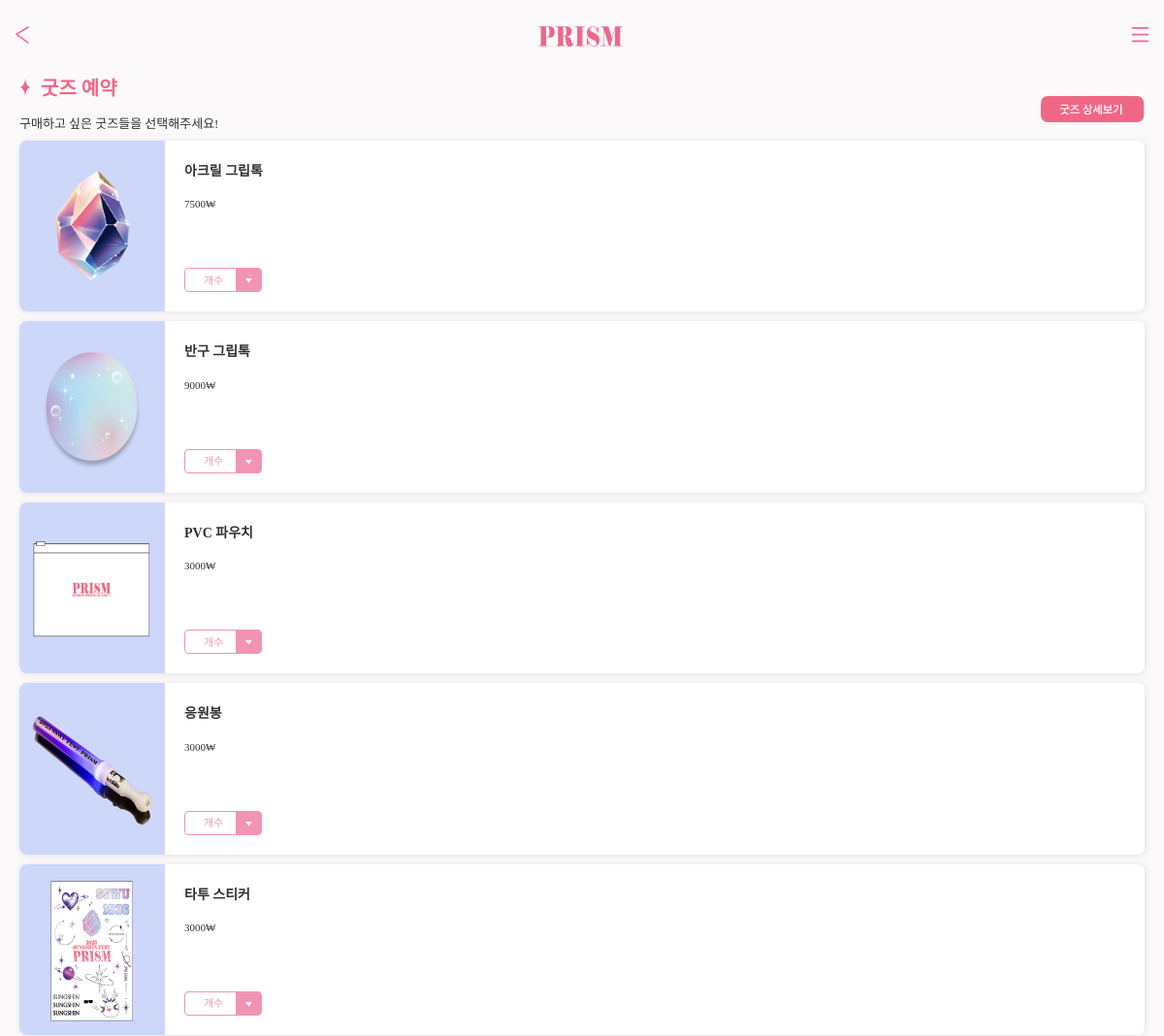
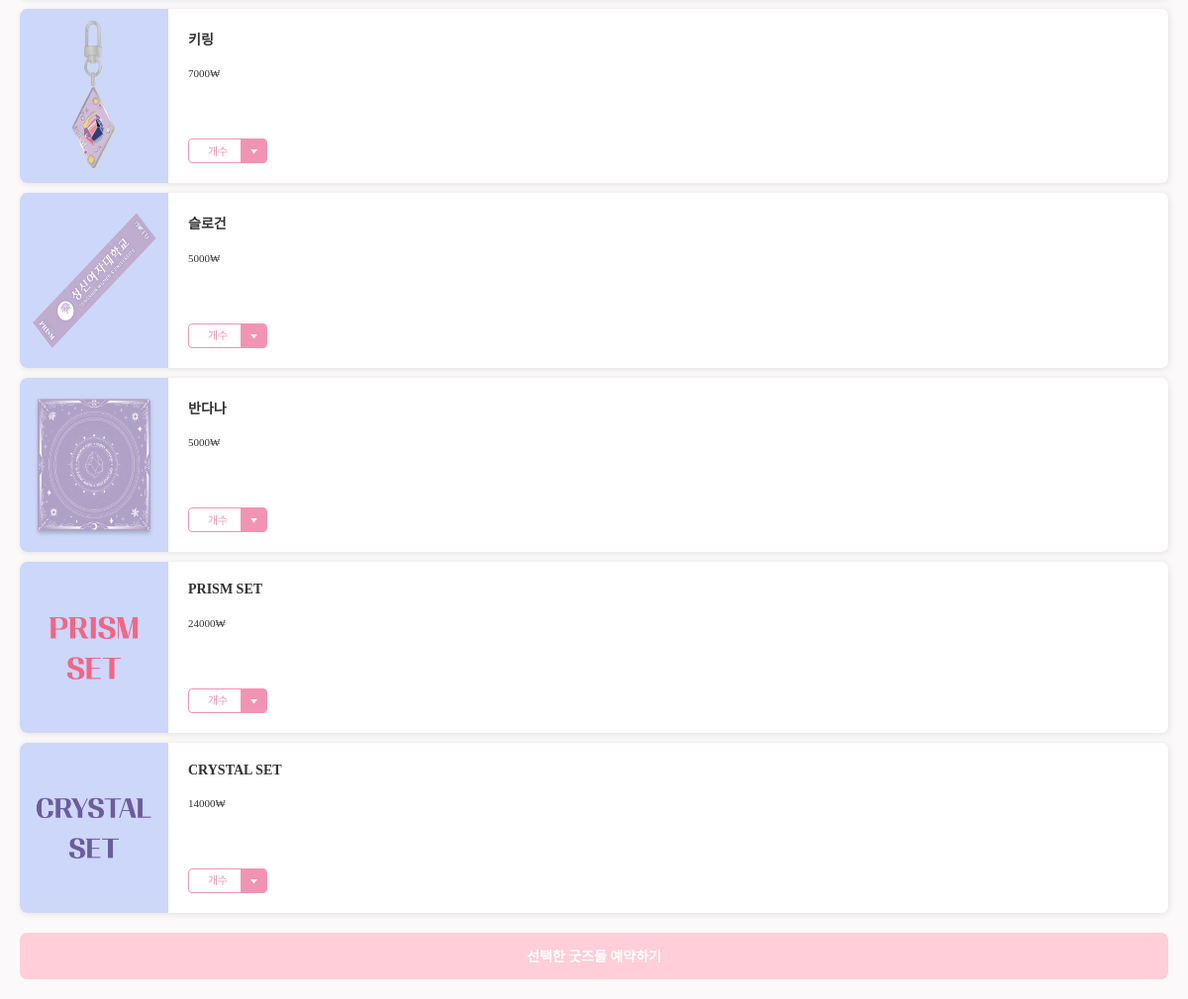
Screenshot of /order/goods_list/ with the database file from the repository (2 pictures, top to bottom).
### order/models.py (models this page shows, shortened)
class Goods(models.Model):
    name = models.CharField(max_length=50)
    price = models.IntegerField()
    image = models.ImageField(upload_to='order', null=True)

### order/views.py (the view)
# urls.py: path('goods_list/', views.goods_list, name='goods_list'),
def goods_list(request):
    goods = Goods.objects.all()
    if request.method == 'POST':
        selected_goods = {}
        total_price = 0
        for good in goods:
            quantity_key = f"quantity_{good.id}"
            if quantity_key in request.POST and request.POST[quantity_key]:
                quantity = int(request.POST[quantity_key])
                total_price += quantity * good.price
                selected_goods[good.name] = {
                    'price': good.price,
                    'quantity': quantity,
                }
        request.session['selected_goods'] = selected_goods
        request.session['total_price'] = total_price
        return redirect('order:reserve')
    else:
        return render(request, 'goods_list.html', {'goods': goods})

### order/templates/goods_list.html (shortened to what this page needs)
{% load static %}
<!DOCTYPE html>
<html lang="en">
  <head>
    <link rel="stylesheet" href="{% static 'css/goods_list.css' %}" />
  </head>
  <body>
    <header class="header">
      <a
        ><img
          class="back"
          src="{% static 'img/backicon.svg' %}"
          alt="뒤로가기"
          class="list_icon"
          onclick="goBack()"
      /></a>
      <img
        class="prism"
        src="{% static 'img/prismPink.svg' %}"
        alt="로고"
        class="list_icon2"
        id="logo"
        onclick="Home()"
      />
      <label class="menu-icon" for="menu-btn">
        <div class="menu-button" onclick="toggle()">
          <img
            src="{% static 'img/hamburger.svg' %}"
            alt="로고"
            class="Group 1_pink"
          />
        </div>
      </label>
    </header>
    <div class="container" id="blur">
    <div class="booking">
      <div class="top">
        <img
          src="{% static 'img/staricon.svg' %}"
          alt="반짝이"
          class="sparkle"
        />
        <span class="booking_text">굿즈 예약</span>
      </div>
      <div class="choose">
        <p class="choose_ex">구매하고 싶은 굿즈들을 선택해주세요!</p>
        <img
        src="{% static 'img/mini_button_goods.svg' %}"
        alt="굿즈 상세보기"
        class="detail_btn"
        id="modalBtn"
        onclick="detail()"
      />
      </div>
    </div>
    <form method="post" action="{% url 'order:goods_list' %}">
      {% csrf_token %} {% for good in goods %}
      <div class="goods_choose" onclick="toggleGoods(this)">
        <img
          src="{{ good.image.url }}"
          alt="{{ good.name }}"
          class="goods_img"
        />
        <div class="text">
          <div class="name">
            <span class="goods_name">{{ good.name }}</span>
          </div>
          <span class="goods_price">{{ good.price }}₩</span>
          <select class="num_select" id="num" name="quantity_{{good.id}}">
            <option value="" disabled selected>개수</option>
          </select>
        </div>
      </div>
      {% endfor %}
      <div class="btn">
        <input
          type="submit"
          class="booking_btn"
          value="선택한 굿즈들 예약하기"
          id="bookingBtn"
        />
      </div>
    </form>
  </body>
  </body>
</html>

### static/css/goods_list.css (style rules this page uses)
* { box-sizing: border-box; list-style: none; }
html { margin: 0; }
body { height: 100%; margin: 0; padding: 0; background-color: #fcf9fb; font-family: "Pretendard-Regular"; }
input { font-family: "Pretendard-Regular"; }
select { color: #f194b4; border-radius: 4px; border: solid 1px #f194b4; width: 80px; height: 25px; font-family: "Pretendard-Regular"; font-size: 11px; padding-right: 20px; text-align: center; appearance: none; background: #fff url("../img/dropdown2.svg") no-repeat center right; background-size: 26px 26px; }
.booking { height: 70px; }
.top { display: flex; align-items: center; }
.sparkle { width: 12px; height: 20px; }
.booking_text { color: #f06786; font-weight: bold; font-size: 20px; margin-left: 10px; }
.choose { display: flex; }
.choose_ex { font-size: 13px; color: #313131; }
.detail_btn { position: absolute; right: 0; margin-right: 20px; margin-top: -5px; }
.goods_choose { background-color: white; border-radius: 7px; display: flex; margin-bottom: 10px; box-shadow: 1px 1px 7px rgba(0, 0, 0, 0.1); position: relative; }
.goods_img { height: auto; width: 150px; }
.text { width: 100%; margin: 20px; display: flex; flex-direction: column; }
.name { display: flex; align-items: center; justify-content: space-between; width: 100%; }
.goods_name { font-size: 14px; font-weight: bold; color: #313131; }
.goods_price { float: left; font-size: 11px; margin-top: 2%; color: #313131; }
.num_select { margin-top: 60px; }
.btn { width: 100%; margin-top: 20px; margin-bottom: 20px; }
.booking_btn { background-color: #ffced9; color: #ffffff; border: none; border-radius: 7px; width: 100%; height: 47px; font-weight: bold; font-size: 14px; }
a { color: #f06786; }
#logo { height: 21px; width: 89px; }
.header .menu-icon { display: flex; }
.header { display: flex; width: 100%; background-color: #fcf9fb; position: fixed; height: 75px; padding: 16px; z-index: 3; align-items: center; flex-direction: row; align-items: center; justify-content: space-between; }
.container { padding-left: 20px; padding-right: 20px; padding-top: 75px; }

### rows the page displays
Goods: image (picture), name "아크릴 그립톡", price "7500"
Goods: image (picture), name "반구 그립톡", price "9000"
Goods: image (picture), name "PVC 파우치", price "3000"
Goods: image (picture), name "응원봉", price "3000"
Goods: image (picture), name "타투 스티커", price "3000"
Goods: image (picture), name "키링", price "7000"
Goods: image (picture), name "슬로건", price "5000"
Goods: image (picture), name "반다나", price "5000"
Goods: image (picture), name "PRISM SET", price "24000"
Goods: image (picture), name "CRYSTAL SET", price "14000"
